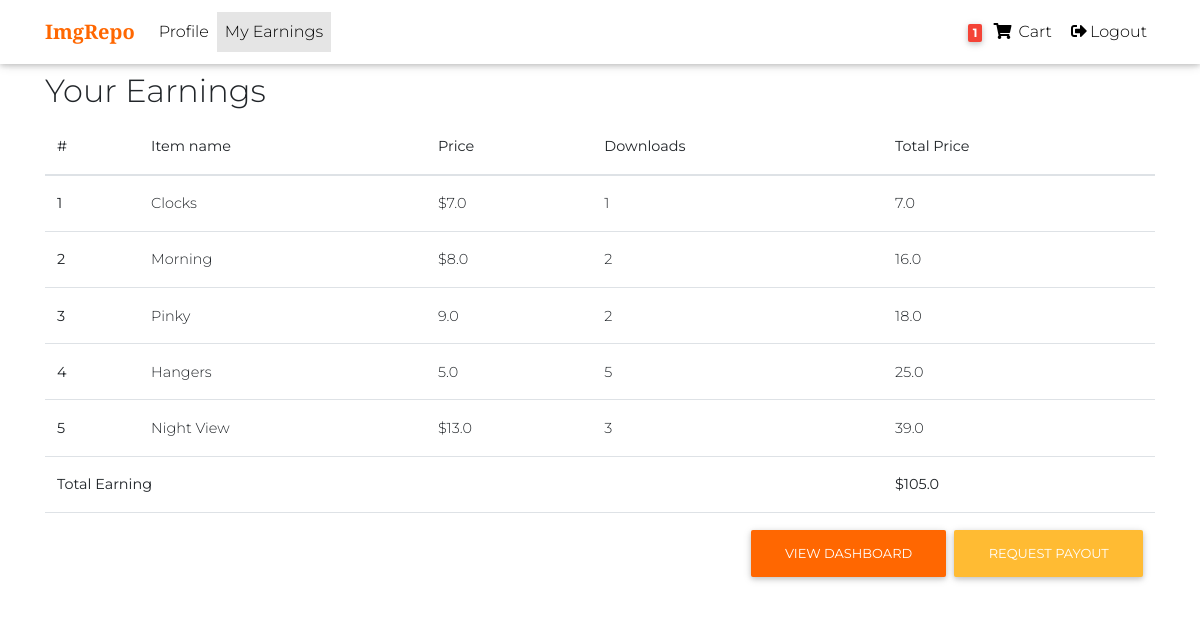
Page /dashboard/my-earnings/ (signed in) on the committed database.
### users/models.py (models this page shows)
class User(AbstractUser):
    seller = models.BooleanField(default=False)
    customer = models.BooleanField(default=True)

### core/models.py (models this page shows, shortened)
class Order(models.Model):
    user = models.ForeignKey(
        settings.AUTH_USER_MODEL, on_delete=models.CASCADE)
    order_id = models.CharField(max_length=120, default='ABC', unique=True)
    items = models.ManyToManyField(OrderItem)
    start_date = models.DateTimeField(auto_now_add=True)
    ordered_date = models.DateTimeField()
    ordered = models.BooleanField(default=False)
    payment = models.ForeignKey(
        'Payment', on_delete=models.SET_NULL, blank=True, null=True)

class Item(models.Model):
    user = models.ForeignKey(settings.AUTH_USER_MODEL, on_delete=models.CASCADE)
    name = models.CharField(max_length=150)
    image = models.ImageField(
        upload_to='imgrepo/products/')
    downloadable_file = models.FileField(upload_to='imgrepo/downloadable-files/', help_text='Please upload as a zip file.')
    price = models.FloatField()
    discount_price = models.FloatField(null=True, blank=True)
    category = models.ForeignKey(Category, on_delete=models.PROTECT)
    description = models.CharField(max_length=150)
    dimension = models.CharField(max_length=50, default='1920x1080', help_text='1920x1080, 2400x1600')
    format = models.CharField(max_length=50, default='JPG', help_text='JPG, PNG etc.')
    quantity = models.IntegerField(default=10000000000)
    downloads = models.IntegerField(default=0)
    date_added = models.DateTimeField(auto_now_add=True)
    slug = models.SlugField(
        default='',
        editable=False,
        max_length=120,
    )
    class Meta:
        unique_together = ('name', 'slug')
    def get_total_item_price(self):
        return self.downloads * self.price
    def get_total_discount_item_price(self):
        return self.downloads * self.discount_price
    def get_earning(self):
        if self.discount_price:
            return self.get_total_discount_item_price()
        return self.get_total_item_price()

### users/views.py (the view)
# urls.py: path('dashboard/my-earnings/', earnings, name='earnings'),
def earnings(request):
    user = request.user
    if user.seller:
        items = Item.objects.filter(user=user)
        total_earning = 0
        earning = 0
        for item in items:
            if item.discount_price:
                earning = item.downloads * item.discount_price
                total_earning += earning
            else:
                earning = item.downloads * item.price
                total_earning += earning
        context = {
            'items':items,
            'total_earning':total_earning
        }
        return render(request, 'users/earnings.html', context)
    else:
        return redirect('/dashboard')

### core/templatetags/cart_template_tags.py (called while the page is built)
@register.filter
def cart_item_count(user):
    if user.is_authenticated:
        qs = Order.objects.filter(user=user, ordered=False)
        if qs.exists():
            return qs[0].items.count()
    return 0

### templates/users/earnings.html (shortened to what this page needs)
{% extends 'core/base.html' %}
{% block earn %}
active
{% endblock earn %}
{% block content %}
    <main class="mt-5 pt-4">
        <div class="container">
            <div class="table-responsive">
                <h2>Your Earnings</h2>
                <table class="table">
                    <thead>
                        <tr>
                            <th scope="col">#</th>
                            <th scope="col">Item name</th>
                            <th scope="col">Price</th>
                            <th scope="col">Downloads</th>
                            <th scope="col">Total Price</th>
                        </tr>
                    </thead>
                    <tbody>
                        {% for item in items %}
                        <tr>
                            <th scope="row">{{forloop.counter}}</th>
                            <td>{{item.name}}</td>
                            <td>
                                {% if item.discount_price %}
                                ${{ item.discount_price }}
                                {% else %}
                                {{item.price}}
                                {% endif %}
                            </td>
                            <td>
                                {{item.downloads}}
                            </td>
                            <td>
                                {{item.get_earning}}
                            </td>
                        </tr>
                        {% endfor %}
                        {% if total_earning %}
                        <tr>
                            <td colspan="4"><b>Total Earning</b></td>
                            <td><b>${{ total_earning }}</b></td>
                        </tr>
                        <tr>
                            <td colspan="5">
                                <form action="{% url 'users:dashboard' %}" method="POST">
                                    <button class="btn btn-warning float-right ml-2" style="margin:0;" type="submit">Request payout</button>
                                </form>
                                <a class="btn btn-primary float-right" href="{% url 'users:dashboard' %}">View Dashboard</a>
                            </td>
                        </tr>
                        {% endif %}
                    </tbody>
                </table>
            </div>
        </div>
    </main>
{% endblock content %}

### templates/core/base.html (shortened to what this page needs)
{% load static %}
{% load cart_template_tags %}
<!DOCTYPE html>
<html lang="en">
<head>
  <link rel="stylesheet" href="https://use.fontawesome.com/releases/v5.11.2/css/all.css">
  <link href=" {% static 'css/bootstrap.min.css' %} " rel="stylesheet">
  <link href=" {% static 'css/mdb.min.css' %} " rel="stylesheet">
  <link href=" {% static 'css/style.min.css' %} " rel="stylesheet">
</head>
<body>
  {% block auth %}
  <nav class="navbar fixed-top navbar-expand-lg navbar-light white scrolling-navbar">
    <div class="container">
      <a class="navbar-brand waves-effect" href="/">
        <strong class="blue-text" style="font-family: 'Libre Baskerville', serif; font-weight: 700;">ImgRepo</strong>
      </a>
      <div class="collapse navbar-collapse" id="navbarSupportedContent">
        <ul class="navbar-nav mr-auto">
          {% if user.seller %}
          <li class="nav-item
          {% block pro %} {% endblock pro %}">
            <a class="nav-link waves-effect" href="{% url 'users:profile' %}">Profile
            </a>
          </li>
          <li class="nav-item
          {% block earn %} {% endblock earn %}">
            <a class="nav-link waves-effect" href="{% url 'users:earnings' %}">My Earnings</a>
          </li>
          {% endif %}
        </ul>
        <ul class="navbar-nav nav-flex-icons">
          {% if request.user.is_authenticated %}
          <li class="nav-item">
            <a class="nav-link waves-effect" href="{% url 'core:order-summary' %}">
              <span class="badge red z-depth-1 mr-1">  {{ request.user|cart_item_count }} </span>
              <i class="fas fa-shopping-cart"></i>
              <span class="clearfix d-none d-sm-inline-block"> Cart </span>
            </a>
          </li>
          <li class="nav-item">
            <a class="nav-link waves-effect" href="{% url 'account_logout' %}">
              <i class="fas fa-sign-out-alt"></i>Logout
            </a>
          </li>
          {% endif %}
        </ul>
      </div>
    </div>
  </nav>
    {% block content %}{% endblock content %}
{% endblock auth %}
</body>
</html>

### templates/core/base.html (style rules this page uses)
html, body, header, .carousel { height: 60vh; }

### rows in the picture
User: user|cart_item_count "1"
Item: name "Clocks", discount_price "7.0", downloads "1", get_earning "7.0"
Item: name "Morning", discount_price "8.0", downloads "2", get_earning "16.0"
Item: name "Pinky", price "9.0", downloads "2", get_earning "18.0"
Item: name "Hangers", price "5.0", downloads "5", get_earning "25.0"
Item: name "Night View", discount_price "13.0", downloads "3", get_earning "39.0"

### other values in the picture
{{ total_earning }} "105.0"
